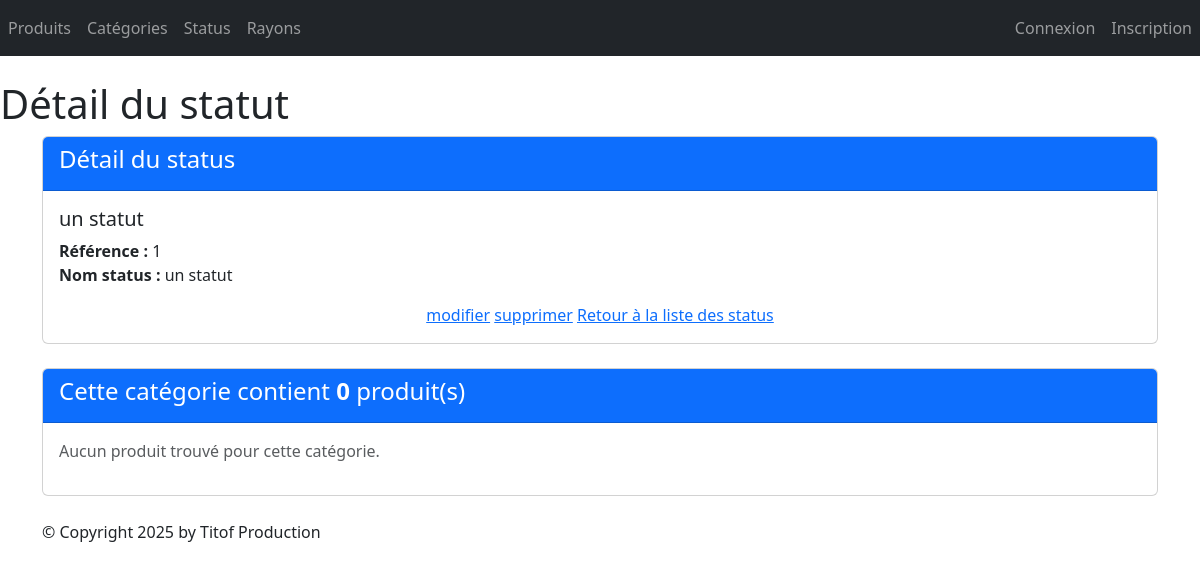
The page /monApp/statut/1/ on the database as committed earlier.
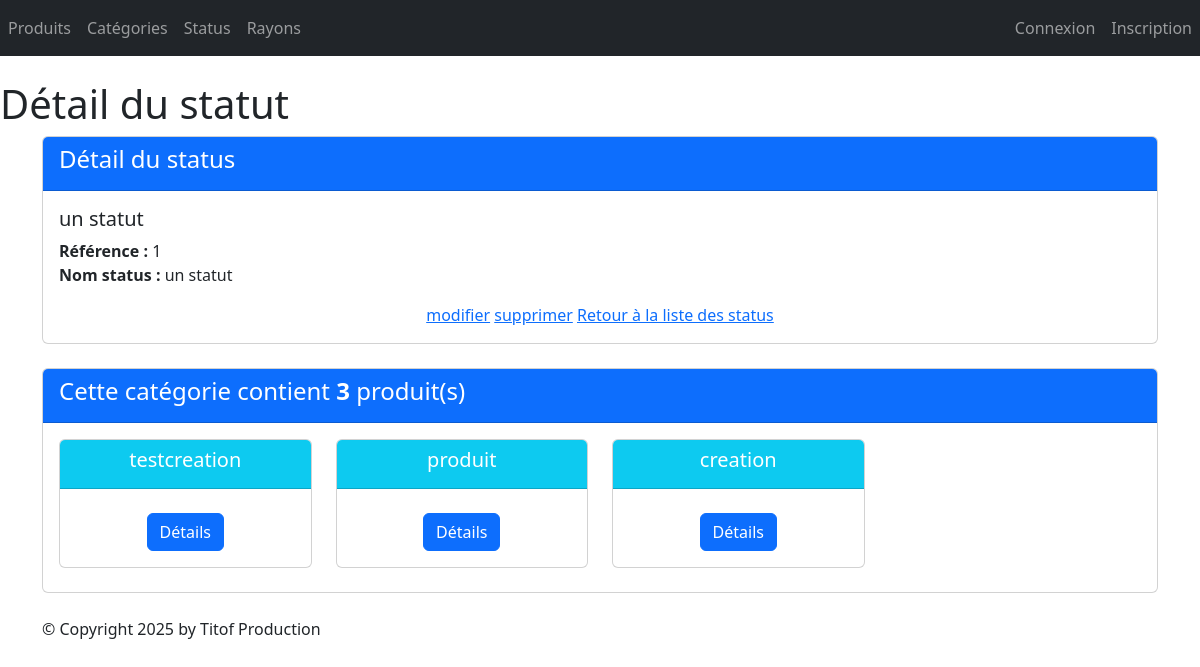
The same page on the database as committed later.
### monApp/models.py (models this page shows, shortened)
class Statut(models.Model):
    idStatus = models.AutoField(primary_key=True)
    libelleStatus = models.CharField(max_length=100, default='')

class Produit(models.Model):
    refProd = models.AutoField(primary_key=True)
    intituleProd = models.CharField(max_length=200)
    prixUnitaireProd = models.DecimalField(max_digits=10, decimal_places=2)
    dateFabProd = models.DateField(default=date.today)
    categorie = models.ForeignKey(Categorie, on_delete=models.CASCADE, related_name="produits_categorie", null=True, blank=True)
    status = models.ForeignKey(Statut, on_delete=models.CASCADE, related_name="produits_status",null=True, blank=True)

### monApp/views.py (the view)
# urls.py: path("statut/<pk>/", views.StatutDetailView.as_view(), name="dtl_statut"),
class StatutDetailView(DetailView):
    model = Statut
    template_name = "monApp/detail_statut.html"
    context_object_name = "statut"
    def get_queryset(self):
        return Statut.objects.annotate(nb_produits=Count('produits_status'))
    def get_context_data(self, **kwargs):
        context = super(StatutDetailView, self).get_context_data(**kwargs)
        context['titremenu'] = "Détail du statut"
        context['prdts'] = self.object.produits_status.all()
        return context

### monApp/templates/monApp/detail_statut.html
{% extends 'monApp/base.html' %}
{% block menu %}
    <h1>{{titremenu}}</h1>
{% endblock %}
{% block contenu %}
<div class="card mb-4">
    <div class="card-header bg-primary text-white">
        <h4>Détail du status</h4>
    </div>
    <div class="card-body">
        <h5 class="card-title">{{ statut.libelleStatus }}</h5>
        <ul class="list-unstyled">
            <li><strong>Référence :</strong> {{ statut.idStatus }}</li>
            <li><strong>Nom status :</strong> {{ statut.libelleStatus }}</li>
        </ul>
        <div class="car-footer text-center">
            <a href="{% url 'statut_chng' statut.idStatus %}">modifier</a>
            <a href="{% url 'statut_del' statut.idStatus %}">supprimer</a>
            <a href="{% url 'lst_statuts' %}">Retour à la liste des status</a>
        </div>
    </div>
</div>
<div class="card mb-4">
    <div class="card-header bg-primary text-white">
        <h4>Cette catégorie contient <strong>{{ statut.nb_produits }}</strong> produit(s)</h4>
    </div>
    <div class="card-body">
        <div class="row">
            {% if prdts %}
                {% for prdt in prdts %}
                    <div class="col-sm-3">
                        <div class="card mb-2 text-center">
                            <div class="card-header bg-info text-white">
                                <h5 class="card-title">{{ prdt.intituleProd }}</h5>
                            </div>
                            <div class="card-body">
                                <a href="{% url 'dtl_prdt' prdt.refProd %}" class="btn btn-primary mt-2">Détails</a>
                            </div>
                        </div>
                    </div>
                {% endfor %}
            {% else %}
                <p class="text-muted">Aucun produit trouvé pour cette catégorie.</p>
            {% endif %}
        </div>
    </div>
</div>
{% endblock %}

Rows that differ between the two databases and show on the page:
computed for Statut "un statut": nb_produits "0" → "3"
added Produit: intituleProd "testcreation"
added Produit: intituleProd "produit"
added Produit: intituleProd "creation"
Other text that changed with them:
text no longer shown: "Aucun produit trouvé pour cette catégorie."
